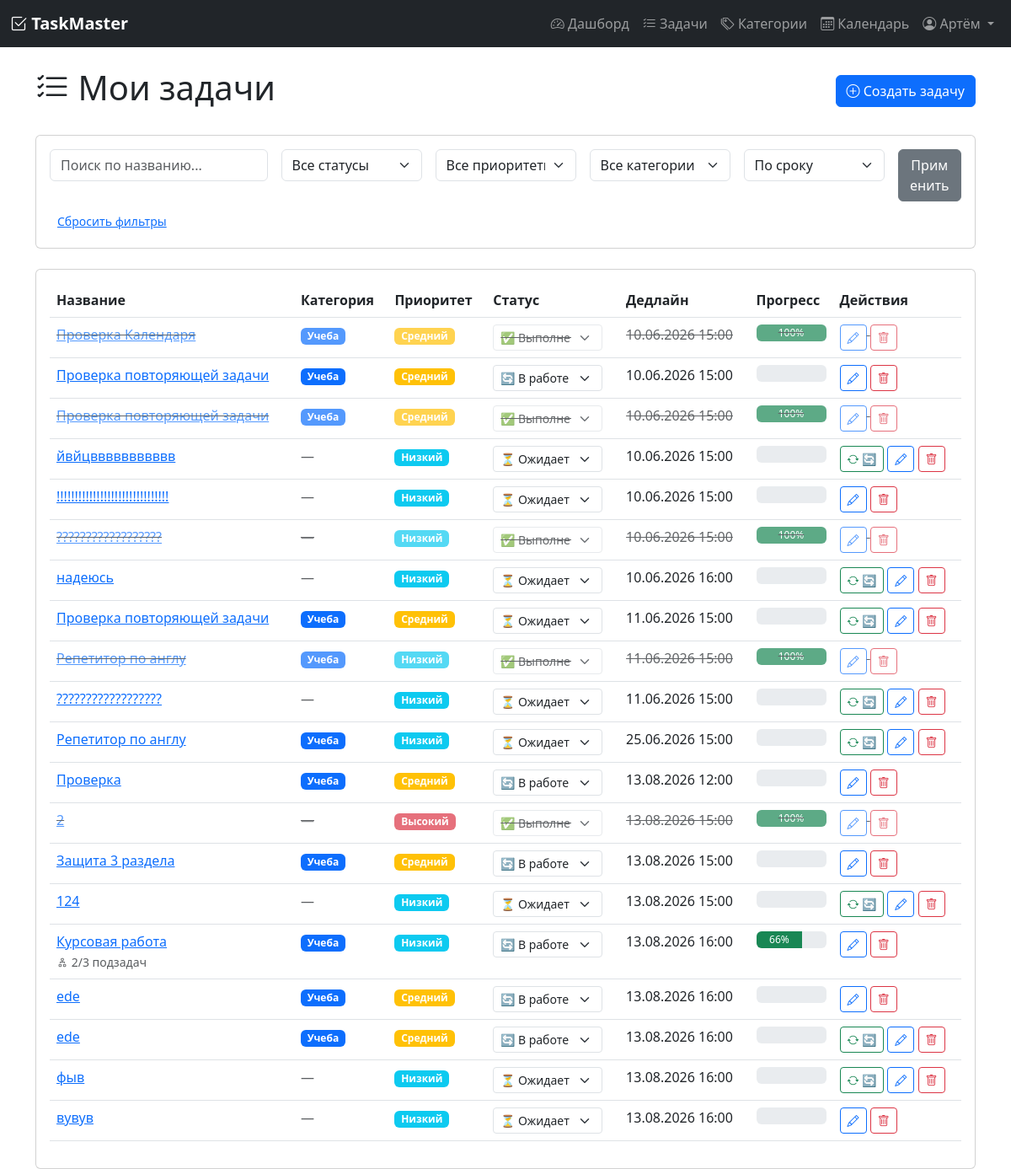
The page /tasks (signed in) on the database its author committed.
### models.py (models this page shows, shortened)
class User(UserMixin, db.Model):
    __tablename__ = 'user'
    id = db.Column(db.Integer, primary_key=True)
    username = db.Column(db.String(80), unique=True, nullable=False)
    email = db.Column(db.String(120), unique=True, nullable=False)
    password_hash = db.Column(db.String(200), nullable=False)
    registered_at = db.Column(db.DateTime, default=datetime.utcnow)
    timezone = db.Column(db.String(50), default='Europe/Moscow')
    role = db.Column(db.String(20), default='user')  # 'user' или 'admin'
    tasks = db.relationship('Task', backref='author', lazy=True, cascade='all, delete-orphan')
    categories = db.relationship('Category', backref='user', lazy=True, cascade='all, delete-orphan')
    tags = db.relationship('Tag', backref='user', lazy=True, cascade='all, delete-orphan')

class Task(db.Model):
    __tablename__ = 'task'
    id = db.Column(db.Integer, primary_key=True)
    title = db.Column(db.String(200), nullable=False)
    description = db.Column(db.Text, default='')
    status = db.Column(db.String(20), default='pending')  # pending, in_progress, completed
    priority = db.Column(db.String(20), default='medium')  # low, medium, high
    deadline = db.Column(db.DateTime, nullable=True)
    created_at = db.Column(db.DateTime, default=datetime.utcnow)
    updated_at = db.Column(db.DateTime, default=datetime.utcnow, onupdate=datetime.utcnow)
    user_id = db.Column(db.Integer, db.ForeignKey('user.id'), nullable=False)
    category_id = db.Column(db.Integer, db.ForeignKey('category.id'), nullable=True)
    subtasks = db.relationship('Subtask', backref='parent_task', lazy=True, cascade='all, delete-orphan')
    tags = db.relationship('Tag', secondary=task_tags, backref='tasks', lazy='dynamic')
    attachments = db.relationship('Attachment', backref='task', lazy=True, cascade='all, delete-orphan')
    recurring_rule = db.relationship('RecurringRule', backref='task', uselist=False, cascade='all, delete-orphan')
    @property
    def progress(self):
        if not self.subtasks:
            return 100 if self.status == 'completed' else 0
        completed = sum(1 for st in self.subtasks if st.is_completed)
        return int((completed / len(self.subtasks)) * 100)
    @property
    def is_overdue(self):
        if self.status == 'completed':
            return False
        if self.deadline and self.deadline < datetime.utcnow():
            return True
        return False

class Category(db.Model):
    __tablename__ = 'category'
    id = db.Column(db.Integer, primary_key=True)
    name = db.Column(db.String(50), nullable=False)
    color = db.Column(db.String(7), default='#6c757d')  # HEX цвет
    user_id = db.Column(db.Integer, db.ForeignKey('user.id'), nullable=False)
    tasks = db.relationship('Task', backref='category', lazy=True)

class Subtask(db.Model):
    __tablename__ = 'subtask'
    id = db.Column(db.Integer, primary_key=True)
    title = db.Column(db.String(100), nullable=False)
    is_completed = db.Column(db.Boolean, default=False)
    task_id = db.Column(db.Integer, db.ForeignKey('task.id'), nullable=False)

### app.py (the view)
@app.route('/tasks')
@login_required
def tasks():
    query = Task.query.filter_by(user_id=current_user.id)
    status_filter = request.args.get('status', '')
    priority_filter = request.args.get('priority', '')
    category_filter = request.args.get('category', '')
    if status_filter:
        query = query.filter_by(status=status_filter)
    if priority_filter:
        query = query.filter_by(priority=priority_filter)
    if category_filter and category_filter.isdigit():
        query = query.filter_by(category_id=int(category_filter))
    sort_by = request.args.get('sort', 'deadline')
    if sort_by == 'deadline':
        query = query.order_by(Task.deadline.asc())
    elif sort_by == 'priority':
        query = query.order_by(Task.priority.desc())
    elif sort_by == 'created_at':
        query = query.order_by(Task.created_at.desc())
    elif sort_by == 'title':
        query = query.order_by(Task.title.asc())
    else:
        query = query.order_by(Task.deadline.asc())
    search_query = request.args.get('search', '')
    if search_query:
        query = query.filter(
            Task.title.contains(search_query) | Task.description.contains(search_query)
        )
    tasks_list = query.all()
    categories = Category.query.filter_by(user_id=current_user.id).all()
    return render_template('tasks.html',
                         tasks=tasks_list,
                         categories=categories,
                         current_filters={
                             'status': status_filter,
                             'priority': priority_filter,
                             'category': category_filter,
                             'sort': sort_by,
                             'search': search_query
                         })

### app.py (called while the page is built)
@login_manager.user_loader
def load_user(user_id):
    return User.query.get(int(user_id))

### templates/tasks.html (shortened to what this page needs)
{% extends "base.html" %}
{% block content %}
<div class="d-flex justify-content-between align-items-center mb-4">
    <h1><i class="bi bi-list-check"></i> Мои задачи</h1>
    <a href="{{ url_for('task_create') }}" class="btn btn-primary">
        <i class="bi bi-plus-circle"></i> Создать задачу
    </a>
</div>
<div class="card mb-4">
    <div class="card-body">
        <form method="GET" class="row g-3">
            <div class="col-md-3">
                <input type="text" name="search" class="form-control" placeholder="Поиск по названию..."
                       value="{{ current_filters.search }}">
            </div>
            <div class="col-md-2">
                <select name="status" class="form-select">
                    <option value="">Все статусы</option>
                </select>
            </div>
            <div class="col-md-2">
                <select name="priority" class="form-select">
                    <option value="">Все приоритеты</option>
                </select>
            </div>
            <div class="col-md-2">
                <select name="category" class="form-select">
                    <option value="">Все категории</option>
                </select>
            </div>
            <div class="col-md-2">
                <select name="sort" class="form-select">
                    <option value="deadline" {% if current_filters.sort == 'deadline' %}selected{% endif %}>По сроку</option>
                </select>
            </div>
            <div class="col-md-1">
                <button type="submit" class="btn btn-secondary w-100">Применить</button>
            </div>
        </form>
        <div class="mt-2">
            <a href="{{ url_for('tasks') }}" class="btn btn-sm btn-link">Сбросить фильтры</a>
        </div>
    </div>
</div>
<div class="card">
    <div class="card-body">
        {% if tasks %}
            <div class="table-responsive">
                <table class="table table-hover">
                    <thead>
                        <tr>
                            <th>Название</th>
                            <th>Категория</th>
                            <th>Приоритет</th>
                            <th>Статус</th>
                            <th>Дедлайн</th>
                            <th>Прогресс</th>
                            <th>Действия</th>
                        </tr>
                    </thead>
                    <tbody>
                        {% for task in tasks %}
                            <tr class="{% if task.is_overdue %}task-overdue{% endif %} {% if task.status == 'completed' %}task-completed{% endif %}">
                                <td>
                                    <a href="{{ url_for('task_detail', task_id=task.id) }}">{{ task.title }}</a>
                                    {% if task.subtasks %}
        <br>
        <small class="text-muted">
            <i class="bi bi-diagram-2"></i>
            {{ task.subtasks|selectattr('is_completed')|list|length }}/{{ task.subtasks|length }} подзадач
        </small>
    {% endif %}
                                </td>
                               <td>
    {% if task.category %}
        <span class="badge" style="background-color: {{ task.category.color }}">
            {{ task.category.name }}
        </span>
    {% else %}
        <span class="text-muted">—</span>
    {% endif %}
</td>
                                <td>
                                    {% if task.priority == 'high' %}
                                        <span class="badge bg-danger">Высокий</span>
                                    {% elif task.priority == 'medium' %}
                                        <span class="badge bg-warning">Средний</span>
                                    {% else %}
                                        <span class="badge bg-info">Низкий</span>
                                    {% endif %}
                                </td>
                               <td>
    <form action="{{ url_for('task_change_status', task_id=task.id) }}" method="POST" class="d-inline">
        <select name="status" class="form-select form-select-sm" style="width: 130px;" onchange="this.form.submit()">
            <option value="pending" {% if task.status == 'pending' %}selected{% endif %}>
                ⏳ Ожидает
            </option>
            <option value="in_progress" {% if task.status == 'in_progress' %}selected{% endif %}>
                🔄 В работе
            </option>
            <option value="completed" {% if task.status == 'completed' %}selected{% endif %}>
                ✅ Выполнена
            </option>
        </select>
    </form>
</td>
                                <td>
                                    {% if task.deadline %}
                                        {{ task.deadline.strftime('%d.%m.%Y %H:%M') }}
                                    {% else %}
                                        —
                                    {% endif %}
                                </td>
                                <td>
                                    <div class="progress" style="height: 20px;">
                                        <div class="progress-bar bg-success" style="width: {{ task.progress }}%">
                                            {{ task.progress }}%
                                        </div>
                                    </div>
                                </td>
                                <td>
    {% if task.recurring_rule and task.status != 'completed' %}
        <form action="{{ url_for('task_complete_and_renew', task_id=task.id) }}" method="POST" class="d-inline">
            <button type="submit" class="btn btn-sm btn-outline-success" title="Выполнить и создать следующую">
                <i class="bi bi-arrow-repeat"></i> 🔄
            </button>
        </form>
    {% endif %}
    <a href="{{ url_for('task_edit', task_id=task.id) }}" class="btn btn-sm btn-outline-primary">
        <i class="bi bi-pencil"></i>
    </a>
    <form action="{{ url_for('task_delete', task_id=task.id) }}" method="POST" class="d-inline"
          onsubmit="return confirm('Удалить задачу?')">
        <button type="submit" class="btn btn-sm btn-outline-danger">
            <i class="bi bi-trash"></i>
        </button>
    </form>
</td>
                            </tr>
                        {% endfor %}
                    </tbody>
                </table>
            </div>
{% endif %}
    </div>
</div>
{% endblock %}

### templates/base.html (shortened to what this page needs)
<!DOCTYPE html>
<html lang="ru">
<head>
    <link href="https://cdn.jsdelivr.net/npm/bootstrap@5.3.0/dist/css/bootstrap.min.css" rel="stylesheet">
    <link rel="stylesheet" href="https://cdn.jsdelivr.net/npm/bootstrap-icons@1.11.0/font/bootstrap-icons.css">
</head>
<body>
    {% if current_user.is_authenticated %}
    <nav class="navbar navbar-expand-lg navbar-dark bg-dark">
        <div class="container-fluid">
            <a class="navbar-brand" href="{{ url_for('dashboard') }}">
                <i class="bi bi-check2-square"></i> TaskMaster
            </a>
            <div class="collapse navbar-collapse" id="navbarNav">
                <ul class="navbar-nav ms-auto">
    <li class="nav-item">
        <a class="nav-link" href="{{ url_for('dashboard') }}">
            <i class="bi bi-speedometer2"></i> Дашборд
        </a>
    </li>
    <li class="nav-item">
        <a class="nav-link" href="{{ url_for('tasks') }}">
            <i class="bi bi-list-check"></i> Задачи
        </a>
    </li>
    <li class="nav-item">
        <a class="nav-link" href="{{ url_for('categories') }}">
            <i class="bi bi-tags"></i> Категории
        </a>
    </li>
    <li class="nav-item">
        <a class="nav-link" href="{{ url_for('calendar_view') }}">
            <i class="bi bi-calendar3"></i> Календарь
        </a>
    </li>
    <li class="nav-item dropdown">
        <a class="nav-link dropdown-toggle" href="#" id="userDropdown" role="button" data-bs-toggle="dropdown">
            <i class="bi bi-person-circle"></i> {{ current_user.username }}
        </a>
    </li>
</ul>
            </div>
        </div>
    </nav>
    {% endif %}
    <div class="container mt-4">
        {% block content %}{% endblock %}
    </div>
</body>
</html>

### templates/base.html (style rules this page uses)
.navbar-brand { font-weight: bold; }
.task-completed { opacity: 0.7; text-decoration: line-through; }
select option[value="pending"] { color: gray; }
select option[value="in_progress"] { color: orange; }
select option[value="completed"] { color: green; }

### rows shown on the page
User: username "Артём"
Task: title "Проверка Календаря", category.name "Учеба", priority "Средний", status "✅ Выполнена", deadline "10.06.2026 15:00", progress "100"
Task: title "Проверка повторяющей задачи", category.name "Учеба", priority "Средний", status "🔄 В работе", deadline "10.06.2026 15:00"
Task: title "Проверка повторяющей задачи", category.name "Учеба", priority "Средний", status "✅ Выполнена", deadline "10.06.2026 15:00", progress "100"
Task: title "йвйцввввввввввв", priority "Низкий", status "⏳ Ожидает", deadline "10.06.2026 15:00"
Task: title "!!!!!!!!!!!!!!!!!!!!!!!!!!!!!!!", priority "Низкий", status "⏳ Ожидает", deadline "10.06.2026 15:00"
Task: title "??????????????????", priority "Низкий", status "✅ Выполнена", deadline "10.06.2026 15:00", progress "100"
Task: title "надеюсь", priority "Низкий", status "⏳ Ожидает", deadline "10.06.2026 16:00"
Task: title "Проверка повторяющей задачи", category.name "Учеба", priority "Средний", status "⏳ Ожидает", deadline "11.06.2026 15:00"
Task: title "Репетитор по англу", category.name "Учеба", priority "Низкий", status "✅ Выполнена", deadline "11.06.2026 15:00", progress "100"
Task: title "??????????????????", priority "Низкий", status "⏳ Ожидает", deadline "11.06.2026 15:00"
Task: title "Репетитор по англу", category.name "Учеба", priority "Низкий", status "⏳ Ожидает", deadline "25.06.2026 15:00"
Task: title "Проверка", category.name "Учеба", priority "Средний", status "🔄 В работе", deadline "13.08.2026 12:00"
Task: title "2", priority "Высокий", status "✅ Выполнена", deadline "13.08.2026 15:00", progress "100"
Task: title "Защита 3 раздела", category.name "Учеба", priority "Средний", status "🔄 В работе", deadline "13.08.2026 15:00"
Task: title "124", priority "Низкий", status "⏳ Ожидает", deadline "13.08.2026 15:00"
Task: title "Курсовая работа", subtasks|selectattr "2", subtasks|length "3", category.name "Учеба", priority "Низкий", status "🔄 В работе", deadline "13.08.2026 16:00", progress "66"
Task: title "ede", category.name "Учеба", priority "Средний", status "🔄 В работе", deadline "13.08.2026 16:00"
Task: title "ede", category.name "Учеба", priority "Средний", status "🔄 В работе", deadline "13.08.2026 16:00"
Task: title "фыв", priority "Низкий", status "⏳ Ожидает", deadline "13.08.2026 16:00"
Task: title "вувув", priority "Низкий", status "⏳ Ожидает", deadline "13.08.2026 16:00"
